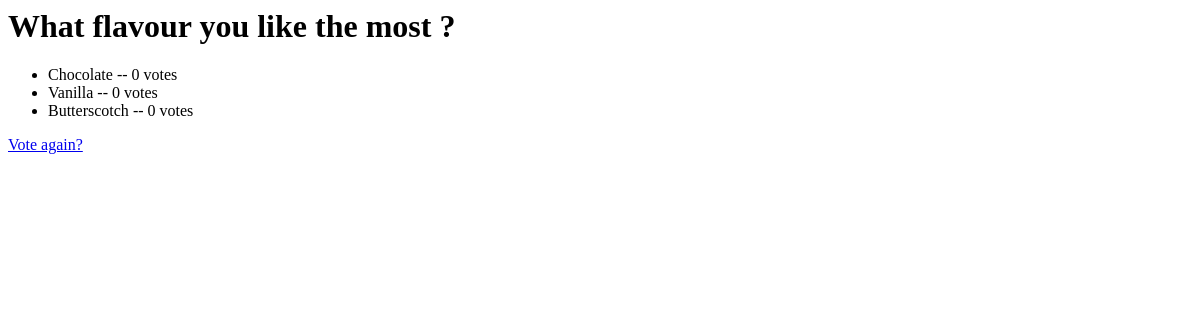
The page /polls/4/results/ on the database as committed earlier.
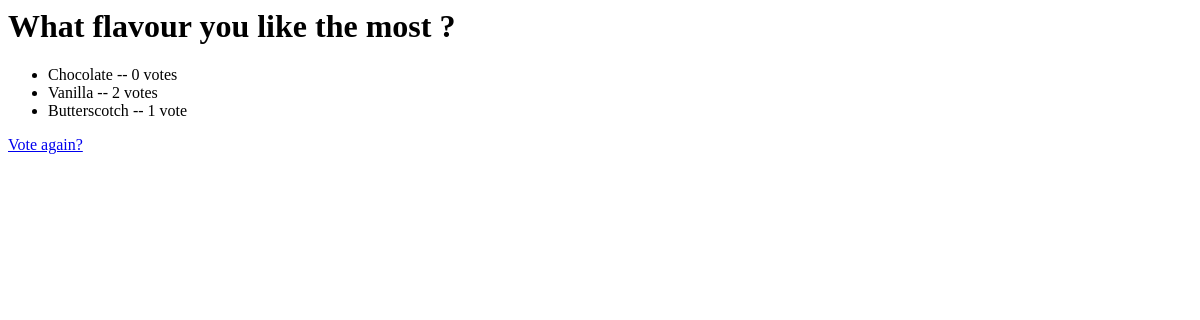
The same page on the database as committed later.
### polls/models.py (models this page shows, shortened)
class Poll(models.Model):
	question = models.CharField(max_length=200)
	pub_date = models.DateTimeField('date published')
	def was_published_recently(self):
		now = timezone.now()
		return now - datetime.timedelta(days=1) <= self.pub_date <= now
	was_published_recently.admin_order_field = 'pub_date'
	was_published_recently.boolean = True
	was_published_recently.short_description = 'Published recently?'

class Choice(models.Model):
	poll = models.ForeignKey(Poll)
	choice_text = models.CharField(max_length=200)
	votes = models.IntegerField(default=0)

### polls/views.py (the view)
# urls.py: url(r'^(?P<pk>\d+)/results/$', views.ResultsView.as_view(), name='results'),
class ResultsView(generic.DetailView):
	model = Poll
	template_name = 'polls/results.html'

### polls/templates/polls/results.html
<h1>{{ poll.question }}</h1>
<ul>
{% for choice in poll.choice_set.all %}
	<li>{{ choice.choice_text }} -- {{ choice.votes }} vote{{ choice.votes|pluralize }}</li>
{% endfor %}
</ul>
<a href="{% url 'polls:detail' poll.id %}">Vote again?</a>

Rows that differ between the two databases and show on the page:
changed Choice "Vanilla": votes "0" → "2"
changed Choice "Butterscotch": votes "0" → "1"
